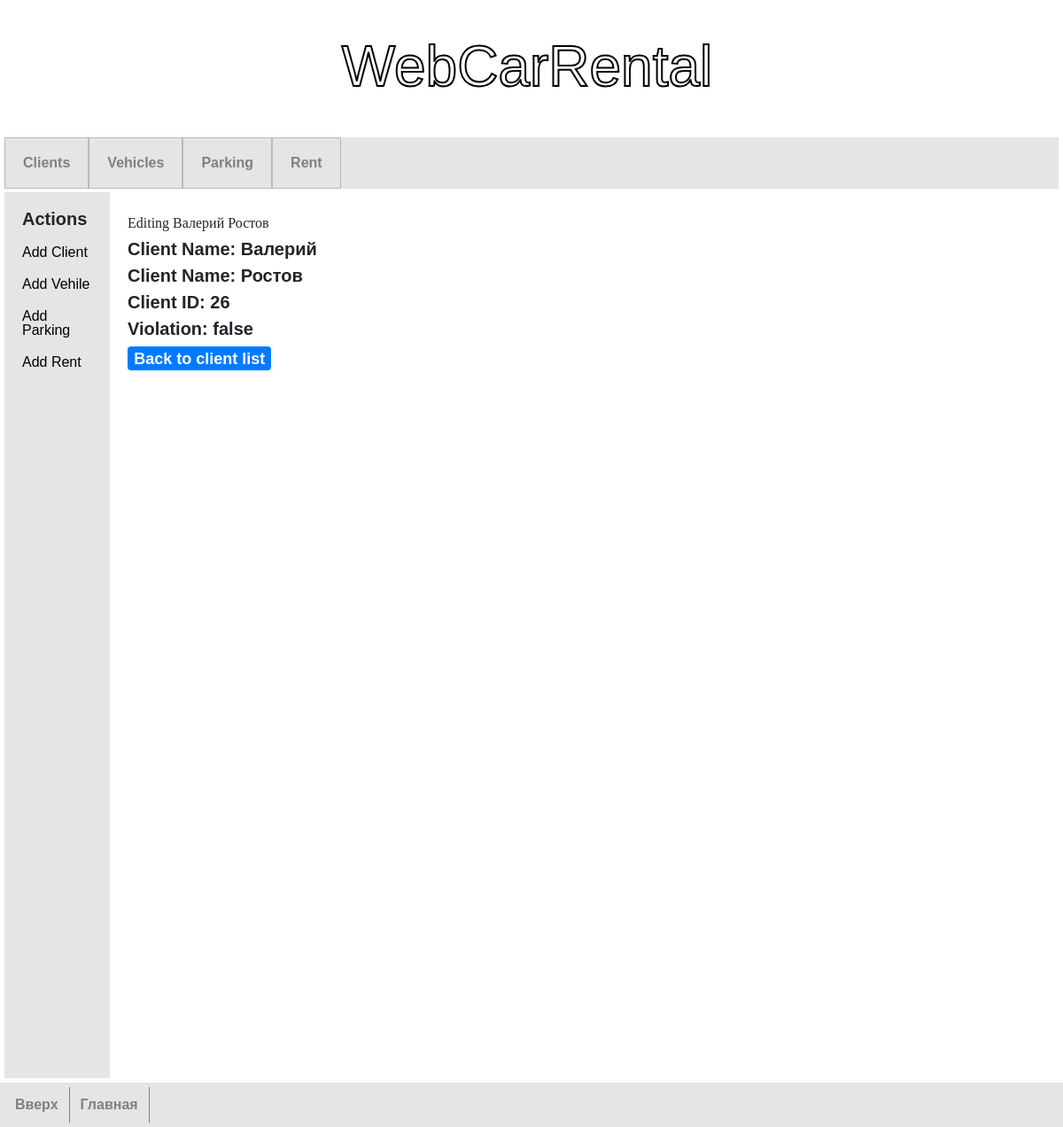
/client/26, run on an earlier commit of the app's database.
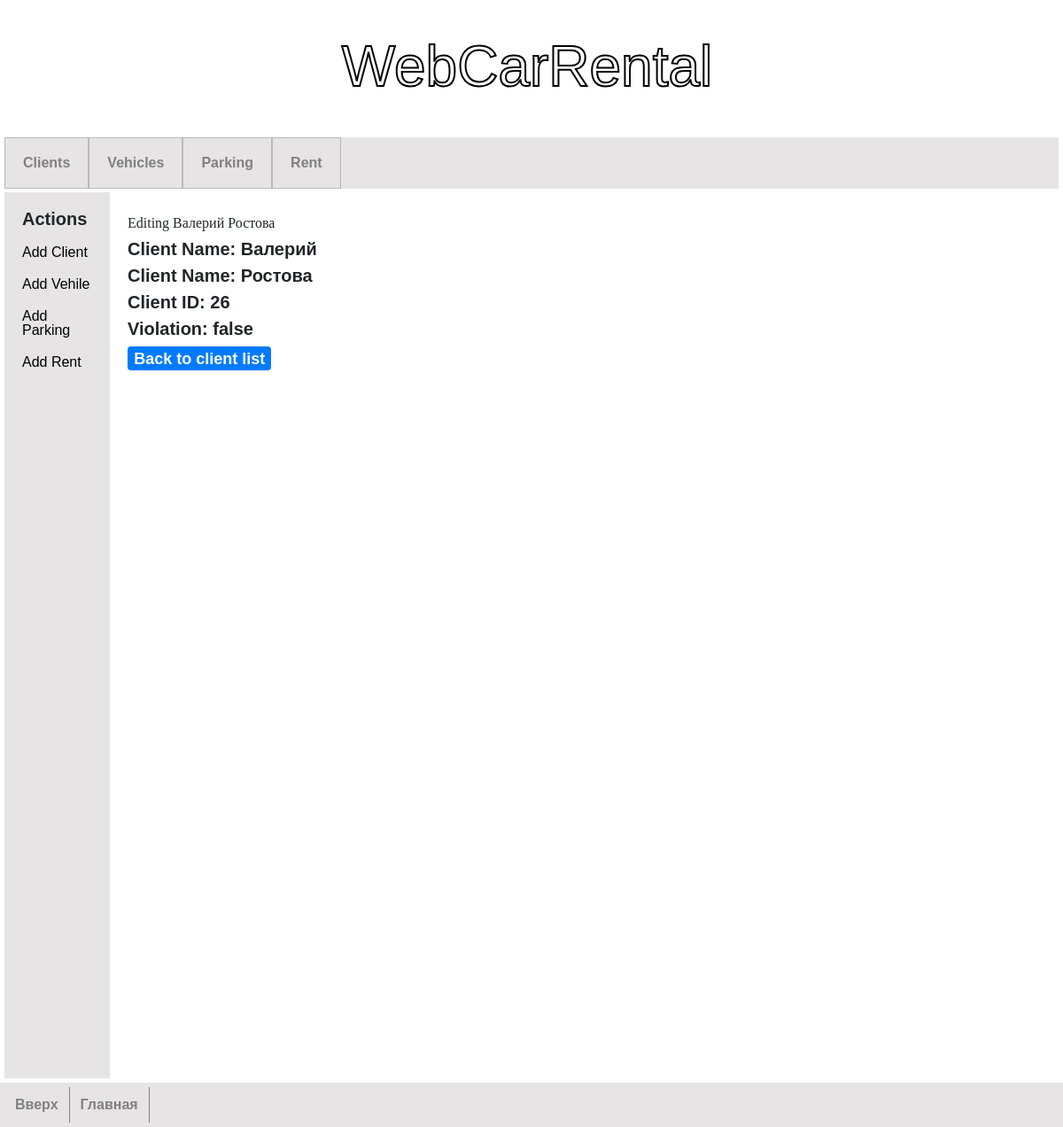
And on a later commit of the database.
### model.py (models this page shows)
class Client(db.Model):
    __tablename__ = 'client'
    client_id = db.Column('client_id', db.INTEGER, primary_key=True, autoincrement=True)
    firstname = db.Column('firstname', db.Text)
    surname = db.Column('surname', db.Text)
    violation = db.Column('violation', db.INTEGER)

### app.py (the view)
@app.route('/client/<int:client_id>')
def client(client_id):
    cur_client = get_client(client_id)
    if cur_client is None:
        return 'Not found', 404
    return render_template(
        './client/client.html',
        client=cur_client,
    )

### app.py (called while the page is built)
def get_client(client_id):
    return db.session.query(Client)\
        .filter(Client.client_id == int(client_id)).one_or_none()

### templates/client/client.html (shortened to what this page needs)
<!DOCTYPE html>
<html lang="en">
<head>
</head>
<body>
    {% extends 'base.html' %}
    {% block content %}
        <h1>{% block titlle %}</h1>
        <h1>Editing {{ client.firstname }} {{ client.surname }}</h1>
        {% endblock %}
        <h2>Client Name: {{ client.firstname }} </h2>
        <h2>Client Name: {{ client.surname }}</h2>
        <h3>Client ID: {{ client.client_id }}</h3>
        {% if client.violation == 0 %}
        <h3>Violation: false </h3>
        {% else %}
        <h3>Violation: true </h3>
        {% endif %}
        <a class="badge badge-primary" style="font-size: large;" href="client-list">Back to client list</a>
    {% endblock %}

What changed in the data, as far as the page shows it:
changed Client "Валерий": surname "Ростов" → "Ростова"
